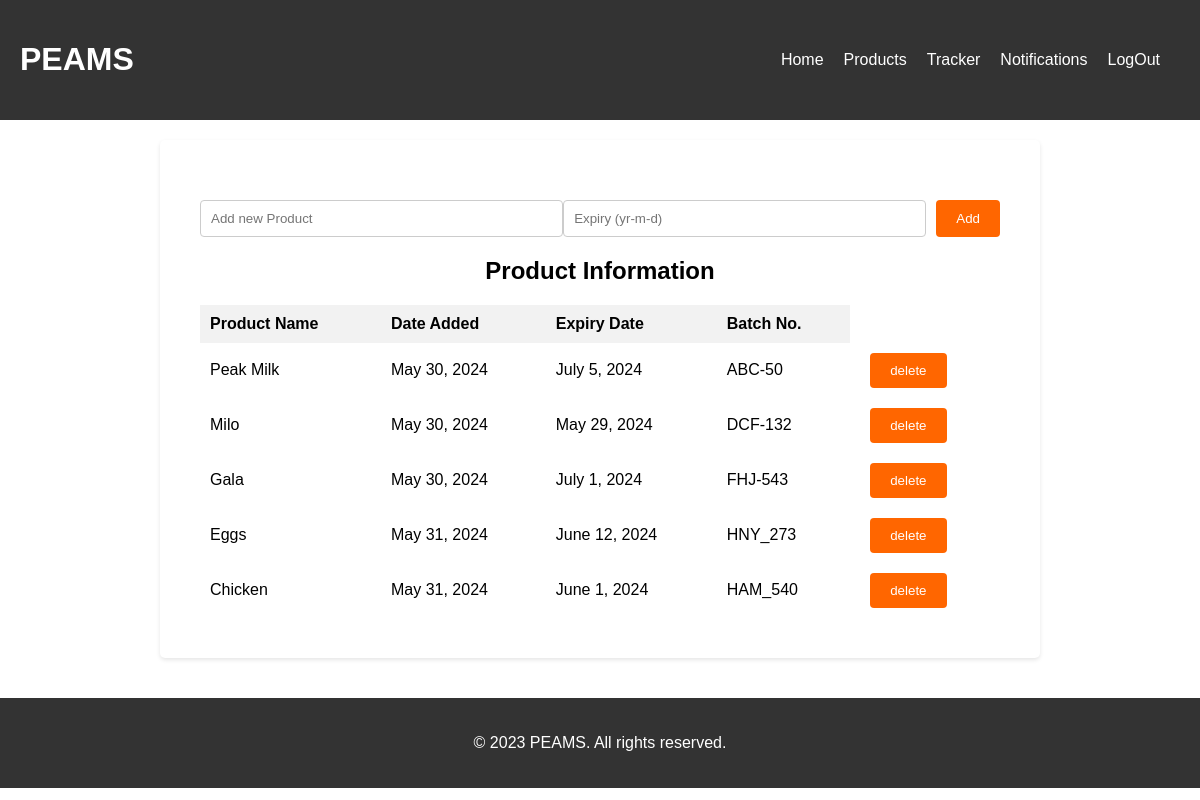
The page /product/ on the database as committed earlier.
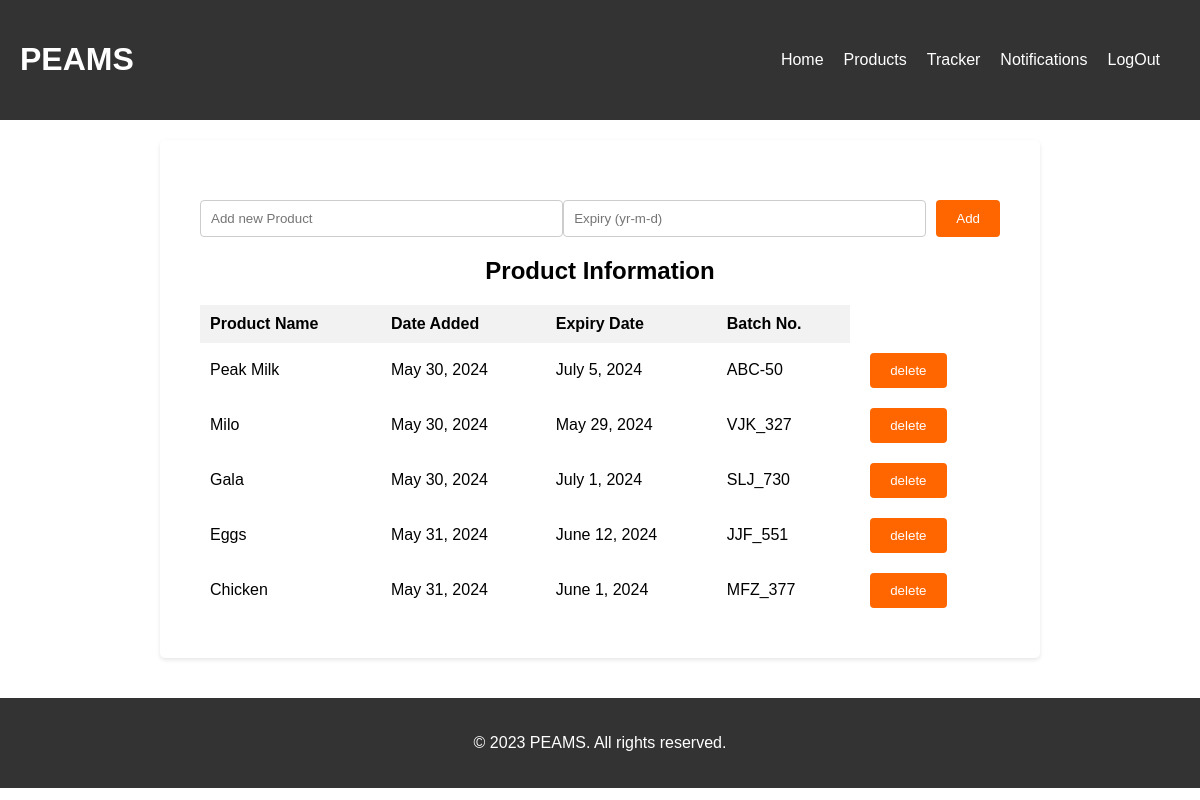
The same page on the database as committed later.
### peams_app/models.py (models this page shows, shortened)
class Product(models.Model):
    name = models.CharField(max_length=150)
    date_added = models.DateField(auto_now_add=True)
    expiry_date = models.DateField()
    batch_no = models.CharField(max_length=50, unique=True)
    expired = models.BooleanField(default=False)
    about_to_expire = models.BooleanField(default=False)
    alert_status = models.CharField(default="okay", max_length=20)

### peams_app/views.py (the view, shortened to what this page needs)
# urls.py: path('product/', views.products, name="products"),
def products(request):
    products = Product.objects.all()
    context = {
        'products' : products,
    }
    return render(request, 'peams_app/product.html', context)

### peams_app/templates/peams_app/product.html (shortened to what this page needs)
{% extends 'peams_app/layout.html' %}
{% load static %}
{% block body %}
    <div class="maiin-content">
        <div class="product-container">
            <form class="add-item" action="{% url 'products' %}" method="post">
                <input type="text" id="new-item-input" name="product" placeholder="Add new Product">
                <input type="text" name="expiry" placeholder="Expiry (yr-m-d)">
                <button id="addItemBtn">Add</button>
            </form>
            <h2>Product Information</h2>
            <table>
                <thead>
                    <tr>
                        <th>Product Name</th>
                        <th>Date Added</th>
                        <th>Expiry Date</th>
                        <th>Batch No.</th>
                    </tr>
                </thead>
                <tbody>
                    {% for product in products %}
                        <tr>
                            <td>{{ product.name }}</td>
                            <td>{{ product.date_added }}</td>
                            <td>{{ product.expiry_date }}</td>
                            <td>{{ product.batch_no }}</td>
                            <td><a href="{% url 'delete-product' product.batch_no %}"><button>delete</button></a></td>
                        </tr>
                    {% endfor %}
                </tbody>
            </table>
        </div>
    </div>
{% endblock %}

Rows that differ between the two databases and show on the page:
changed Product "Milo": batch_no "DCF-132" → "VJK_327"
changed Product "Gala": batch_no "FHJ-543" → "SLJ_730"
changed Product "Eggs": batch_no "HNY_273" → "JJF_551"
changed Product "Chicken": batch_no "HAM_540" → "MFZ_377"
